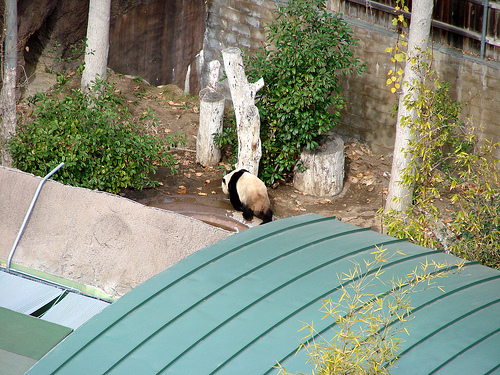
#> input picture anh_hoa/panda_00014.jpg, 500 x 375 px; its folder holds only this picture in this run
$ python histogram.py
#> lines starting #> are read from the running program, lines starting #| are printed output that depends on the picture
#> in process_images_in_folder, img is the input picture: shape (375, 500, 3); mean R, G, B 133.3, 141, 122.1
import os
import skimage.io as io
from skimage.feature import hog
from skimage import exposure
import numpy as np

def process_image(img, filename):
    """
    Tính toán HOG cho một ảnh và trả về hình ảnh HOG đã điều chỉnh.
    """
#> called with filename = 'panda_00014.jpg'
    try:
        # Tính toán HOG
        fd, hog_image = hog(img, orientations=8, pixels_per_cell=(16, 16),
                            cells_per_block=(1, 1), visualize=True, channel_axis=-1)
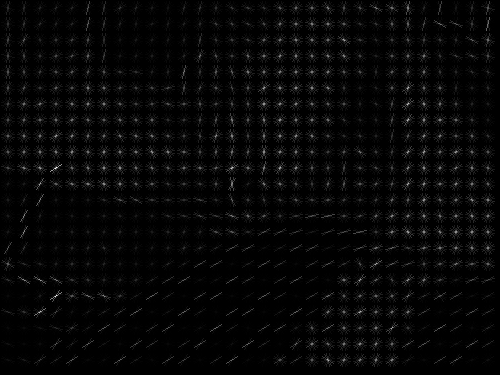
#> hog_image: shape (375, 500) float64; min 0, max 91.03, mean 2.4; drawn with min black and max white
#> fd = 5704 values, max 0.773 at index 4826, min 0.0116 at index 492, mean 0.341

        # Chỉnh độ tương phản cho hình ảnh HOG để hiển thị tốt hơn
        hog_image_rescaled = exposure.rescale_intensity(hog_image, in_range=(0, 10))
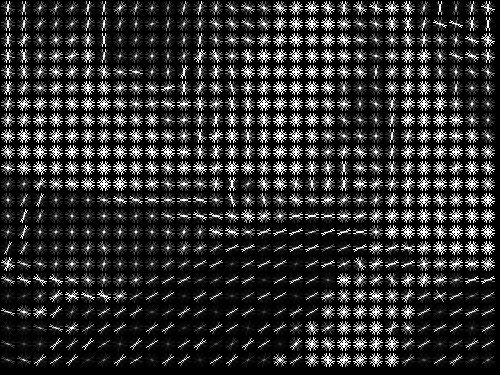
#> hog_image_rescaled: shape (375, 500) float64; min 0, max 1, mean 0.181

        # Chuyển đổi kiểu dữ liệu nếu cần thiết
        if hog_image_rescaled.dtype == np.float64:
            hog_image_rescaled = (hog_image_rescaled * 255).astype(np.uint8)

        return hog_image_rescaled

    except Exception as e:
        print(f"Lỗi khi xử lý {filename}: {e}")
        return None

def process_images_in_folder(input_dir, output_dir):
    """
    Đọc, xử lý (HOG), và lưu ảnh trong một thư mục.
    """
    if not os.path.exists(output_dir):
        os.makedirs(output_dir)

    for filename in os.listdir(input_dir):
        if filename.lower().endswith(('.png', '.jpg', '.jpeg')):
            input_path = os.path.join(input_dir, filename)
            output_filename = f'hog_{filename}.png' #Đảm bảo đuôi tệp là png
            output_path = os.path.join(output_dir, output_filename)

            try:
                img = io.imread(input_path)
                hog_image = process_image(img, filename) #Gọi process_image ở đây

                if hog_image is not None:
                    io.imsave(output_path, hog_image, quality=95) #Thêm quality
                    print(f"Đã xử lý và lưu: {output_path}")
                else:
                    print(f"Không thể xử lý {filename}, bỏ qua.")

            except Exception as e:
                print(f"Lỗi khi đọc/lưu {filename}: {e}")

    print("Hoàn thành.")

# Cài đặt đường dẫn
input_dir = './anh_hoa'  # Thay đổi đường dẫn
output_dir ='./anh_hoa_xuat'  # Thay đổi đường dẫn
process_images_in_folder(input_dir, output_dir)

$ run again, on anh_hoa/panda_00015.jpg
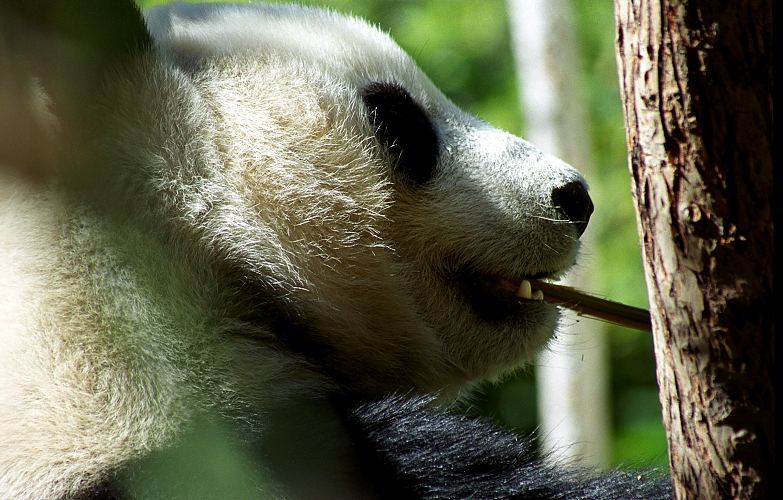
#> input picture anh_hoa/panda_00015.jpg, 783 x 500 px
#> in process_images_in_folder, img is the input picture: shape (500, 783, 3); mean R, G, B 97.6, 99.7, 76.7
#> in process_image, `fd, hog_image = hog(img, orientations=8, pixels_per_cell=(16, 16), cel..`:
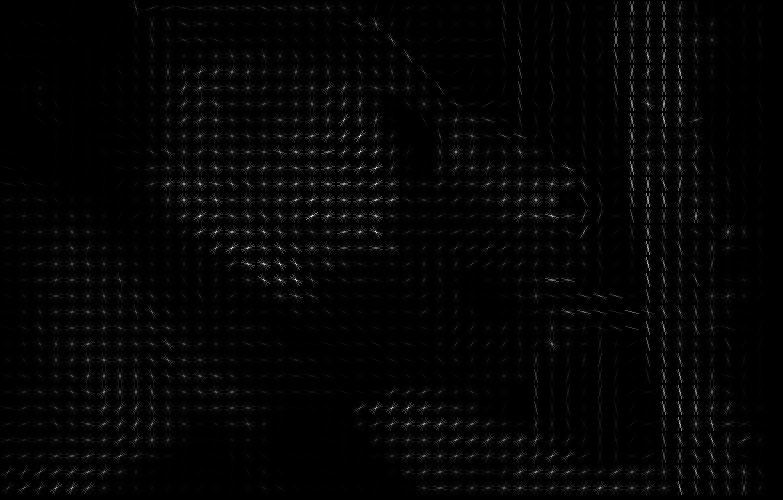
#> hog_image: shape (500, 783) float64; min 0, max 71.42, mean 1.3; drawn with min black and max white
#> fd = 11904 values, max 0.846 at index 3664, min 0 at index 267, mean 0.339
#> in process_image, `hog_image_rescaled = exposure.rescale_intensity(hog_image, in_range=(0..`:
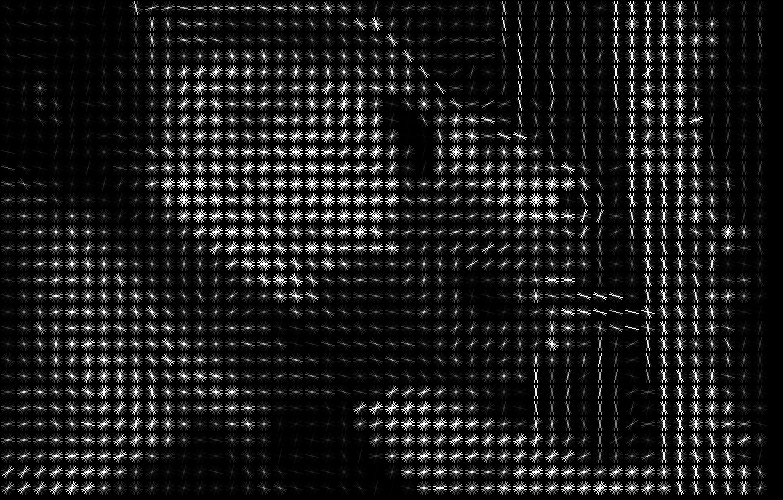
#> hog_image_rescaled: shape (500, 783) float64; min 0, max 1, mean 0.107
